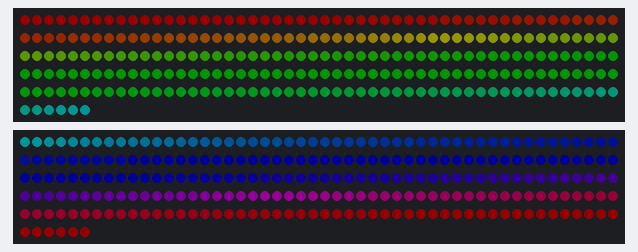
The sketch below on a simulated ESP32. Parts: 2 × 256 RGB LEDs in strip order, left to right, continuing on the next row. Dim RGB values are drawn brighter than linear; what the sketch prints to the serial monitor is not drawn.

Above: at 0.18 s.
At 5.03 s:
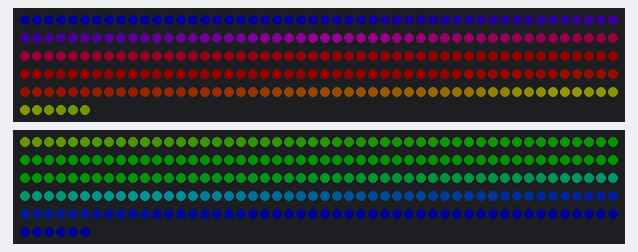
At 9.88 s:
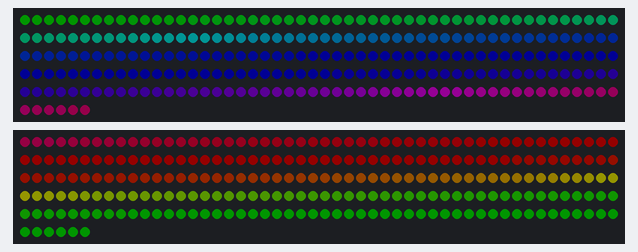
At 19.87 s:
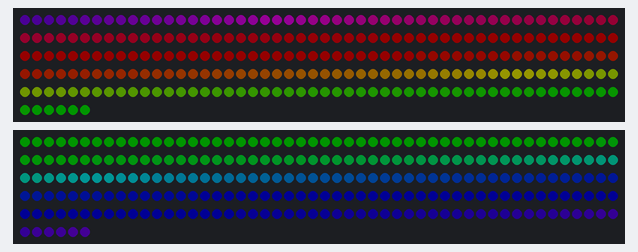
At 29.57 s:
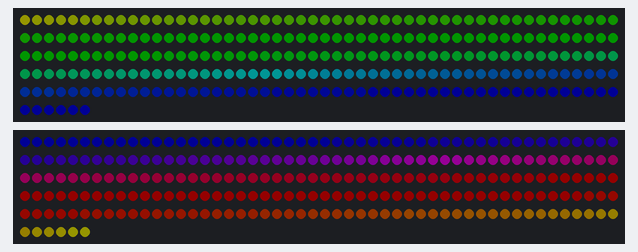
At 39.57 s:
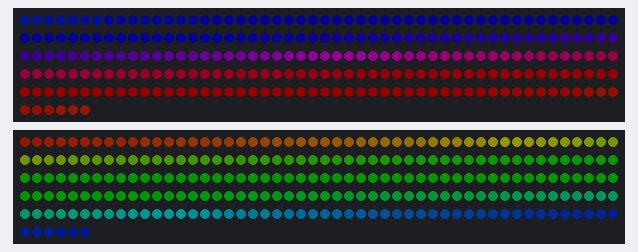

The sketch:

teste_rainbow_esp32.ino
```cpp
// =====================================================
//  Teste: arco-íris nas duas matrizes (ESP32)
//  Usado para confirmar que as duas matrizes recebem dados
//  e para ver a ordem física dos LEDs.
// =====================================================
#include <Adafruit_NeoPixel.h>

#define PINO_MALHA1  2     // GPIO2
#define PINO_MALHA2  4     // GPIO4
#define NUM_LEDS     256   // cada matriz 16x16
#define BRILHO       20    // deixe baixo para fontes de 2A
#define VELOCIDADE   10    // ms entre cada passo

Adafruit_NeoPixel malha1(NUM_LEDS, PINO_MALHA1, NEO_GRB + NEO_KHZ800);
Adafruit_NeoPixel malha2(NUM_LEDS, PINO_MALHA2, NEO_GRB + NEO_KHZ800);

uint16_t inicio = 0;

void setup() {
  Serial.begin(115200);
  malha1.begin();
  malha2.begin();
  malha1.setBrightness(BRILHO);
  malha2.setBrightness(BRILHO);
  malha1.clear();
  malha2.clear();
  malha1.show();
  malha2.show();
  Serial.println("Rainbow iniciado nas 2 matrizes");
}

void loop() {
  for (int i = 0; i < NUM_LEDS; i++) {
    // As duas matrizes formam um arco-íris contínuo de 512 LEDs
    uint16_t cor1 = inicio + (i * 65536L / (NUM_LEDS * 2));
    uint16_t cor2 = inicio + ((i + NUM_LEDS) * 65536L / (NUM_LEDS * 2));
    malha1.setPixelColor(i, malha1.gamma32(malha1.ColorHSV(cor1)));
    malha2.setPixelColor(i, malha2.gamma32(malha2.ColorHSV(cor2)));
  }
  malha1.show();
  malha2.show();
  inicio += 256;
  delay(VELOCIDADE);
}
```
